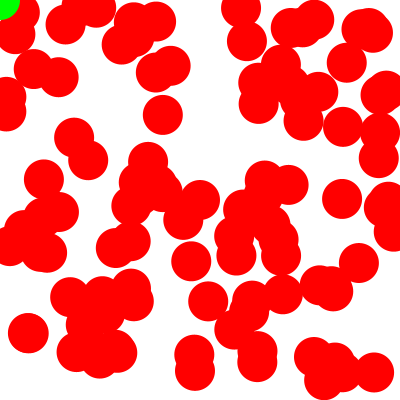
Frame 1 (no input)
Frame 60 (the mouse pressed at the canvas centre just before this capture): identical to frame 1, image omitted
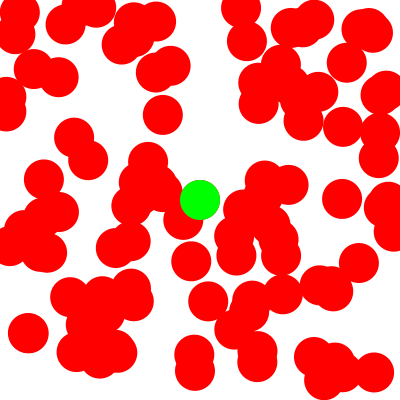
Frame 120 (the mouse held since frame 60 and released just before this capture)

The Processing sketch that drew these frames (run headless with seeded random() and noise(); from frame 60 on, the mouse is pressed at the canvas centre):

// Processing sketch: example_class_circles
// ── example_class_circles.pde

Circle c1, c2, c3;

ArrayList<Circle> circles;

void setup(){
  size(400,400);
  c1 = new Circle();
  c2 = new Circle(300,100);
  c3 = new Circle(true);
  
  circles = new ArrayList<Circle>();
  circles.add(c1);
  circles.add(c2);
  
  
  for(int i = 0; i < 100; i++){
   Circle c = new Circle(random(width),random(height));
   circles.add(c);
  }
  
  circles.add(c3);
}


void draw(){
  background(255);
  
  for (Circle c : circles){
   c.update();
   c.display(); 
  }
  
}
// ── Circle.pde
class Circle {
  float x, y;
  boolean dynamic;
  boolean overlapping = false;
  PVector p;
  int diameter = 40;

  Circle() {
    this.x = width/2;
    this.y = height/2;
    this.dynamic = false;
    setVector();
  }

  /* Appears at the specified x and y coords. */
  Circle(float _x, float _y) {
    this.x = _x;
    this.y = _y;
    this.dynamic = false;
    setVector();
  }

  /* Dynamic circles are blue and follow the mouse. */
  Circle(boolean _dynamic) {
    this.x = mouseX;
    this.y = mouseY;
    this.dynamic = true;
    setVector();
  }

  void setVector() {
    p = new PVector(this.x, this.y);
  }

  void display() {
    noStroke();
    fill(255, 0, 0);

    if (dynamic) {
      if(overlapping){
       fill(0,255,0); 
      } else {
       fill(0,0,255); 
      }
      ellipse(mouseX, mouseY, diameter, diameter);
    } else {
      ellipse(this.x, this.y, diameter, diameter);
    }
  }

  void update() {
    if (dynamic) {
      this.x = mouseX;
      this.y = mouseY;
      this.p.x = this.x;
      this.p.y = this.y;

      // println(x + ", " + y);

      for (Circle c : circles) {
        if (c == this) {
          continue;
        } else {
          PVector v3 = PVector.sub(p, c.p);
          float m = mag(v3.x, v3.y);

          if (m < this.diameter) {
            overlapping = true;
            break;
          } else {
            overlapping = false;
          }
        }
      }
    }
  }
}
